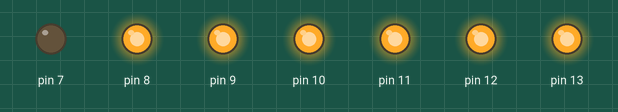
A sketch run on a simulated Arduino Uno, built with avr-gcc and run on an emulated ATmega328P. Parts: output pins drawn as LEDs (lit = HIGH).

Above: at 0.1 s.
At 3.1 s:
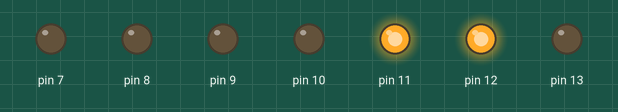
At 9.1 s:
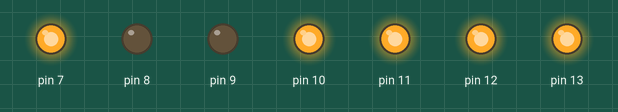
At 18.1 s:
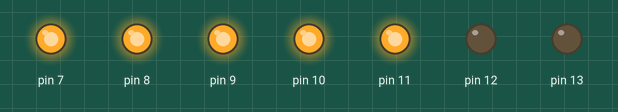
At 27.1 s:
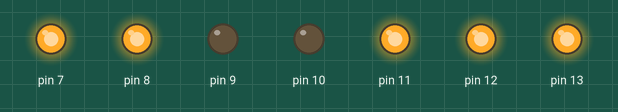
At 36.1 s:
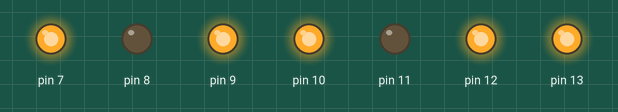
Timing chart, 0 to 40.0 s (numbered marks = the images above):
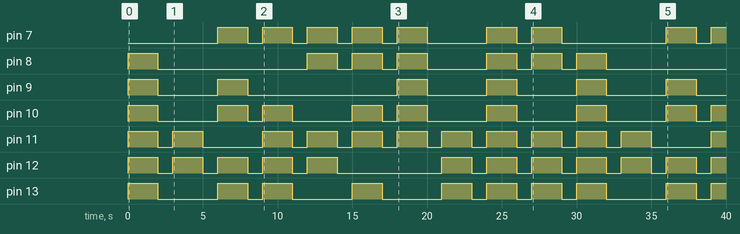

The sketch:

Conteo.ino
```cpp
int a =13;
int b =12;
int c =11;
int d =10;
int e =9;
int f =8;
int g =7;

void setup()
{
  pinMode(13, OUTPUT);
  pinMode(12, OUTPUT);
  pinMode(11, OUTPUT);
  pinMode(10, OUTPUT);
  pinMode(9, OUTPUT);
  pinMode(8, OUTPUT);
  pinMode(7, OUTPUT);
}

void loop()

{
  // 0
  digitalWrite(13, HIGH);
  digitalWrite(12, HIGH);
  digitalWrite(11, HIGH);
  digitalWrite(10, HIGH);
  digitalWrite(9, HIGH);
  digitalWrite(8, HIGH);
  delay(2000);
  digitalWrite(13, LOW);
  digitalWrite(12, LOW);
  digitalWrite(11, LOW);
  digitalWrite(10, LOW);
  digitalWrite(9, LOW);
  digitalWrite(8, LOW);
  delay(1000);

//1
  digitalWrite(12, HIGH);
  digitalWrite(11, HIGH);
  delay(2000);
  digitalWrite(12, LOW);
  digitalWrite(11, LOW);
  delay(1000);

//2
  digitalWrite(13, HIGH);
  digitalWrite(12, HIGH);
  digitalWrite(10, HIGH);
  digitalWrite(9, HIGH);
  digitalWrite(7, HIGH);
  delay(2000);
  digitalWrite(13, LOW);
  digitalWrite(12, LOW);
  digitalWrite(10, LOW);
  digitalWrite(9, LOW);
  digitalWrite(7, LOW);
  delay(1000);

 //3
  digitalWrite(13, HIGH);
  digitalWrite(12, HIGH);
  digitalWrite(11, HIGH);
  digitalWrite(10, HIGH);
  digitalWrite(7, HIGH);
  delay(2000);
  digitalWrite(13, LOW);
  digitalWrite(12, LOW);
  digitalWrite(11, LOW);
  digitalWrite(10, LOW);
  digitalWrite(7, LOW);
  delay(1000);

  //4
  digitalWrite(12, HIGH);
  digitalWrite(11, HIGH);
  digitalWrite(8, HIGH);
  digitalWrite(7, HIGH);
  delay(2000);
  digitalWrite(12, LOW);
  digitalWrite(11, LOW);
  digitalWrite(8, LOW);
  digitalWrite(7, LOW);
  delay(1000);

  //5
  digitalWrite(13, HIGH);
  digitalWrite(11, HIGH);
  digitalWrite(10, HIGH);
  digitalWrite(8, HIGH);
  digitalWrite(7, HIGH);
  delay(2000);
  digitalWrite(13, LOW);
  digitalWrite(11, LOW);
  digitalWrite(10, LOW);
  digitalWrite(8, LOW);
  digitalWrite(7, LOW);
  delay(1000);

  //6
  digitalWrite(11, HIGH);
  digitalWrite(10, HIGH);
  digitalWrite(9, HIGH);
  digitalWrite(8, HIGH);
  digitalWrite(7, HIGH);
  delay(2000);
  digitalWrite(11, LOW);
  digitalWrite(10, LOW);
  digitalWrite(9, LOW);
  digitalWrite(8, LOW);
  digitalWrite(7, LOW);
  delay(1000);

  //7
  digitalWrite(13, HIGH);
  digitalWrite(12, HIGH);
  digitalWrite(11, HIGH);
  delay(2000);
  digitalWrite(13, LOW);
  digitalWrite(12, LOW);
  digitalWrite(11, LOW);
  delay(1000);

  //8
  digitalWrite(13, HIGH);
  digitalWrite(12, HIGH);
  digitalWrite(11, HIGH);
  digitalWrite(10, HIGH);
  digitalWrite(9, HIGH);
  digitalWrite(8, HIGH);
  digitalWrite(7, HIGH);
  delay(2000);
  digitalWrite(13, LOW);
  digitalWrite(12, LOW);
  digitalWrite(11, LOW);
  digitalWrite(10, LOW);
  digitalWrite(9, LOW);
  digitalWrite(8, LOW);
  digitalWrite(7, LOW);
  delay(1000);

  //9
  digitalWrite(13, HIGH);
  digitalWrite(12, HIGH);
  digitalWrite(11, HIGH);
  digitalWrite(8, HIGH);
  digitalWrite(7, HIGH);
  delay(2000);
  digitalWrite(13, LOW);
  digitalWrite(12, LOW);
  digitalWrite(11, LOW);
  digitalWrite(8, LOW);
  digitalWrite(7, LOW);
  delay(1000);
}
```

Measured:
- by itself, pin 7: LOW → HIGH at 6.0 s, → LOW 2.0 s later, → HIGH 1.0 s later, → LOW 2.0 s later, … (17 changes in this stretch)
- by itself, pin 8: LOW → HIGH at 0.00 s, → LOW 2.0 s later, → HIGH 10.0 s later, → LOW 2.0 s later, … (14 changes in this stretch)
- by itself, pin 9: goes HIGH 2.0 s, LOW 4.0 s, HIGH 2.0 s, LOW 10.0 s, 3 × (HIGH 2.0 s, LOW 4.0 s), HIGH 2.0 s, then LOW
- by itself, pin 10: LOW → HIGH at 0.00 s, → LOW 2.0 s later, → HIGH 4.0 s later, → LOW 2.0 s later, … (17 changes in this stretch)
- by itself, pin 11: LOW → HIGH at 0.00 s, → LOW 2.0 s later, → HIGH 1.0 s later, → LOW 2.0 s later, … (23 changes in this stretch)
- by itself, pin 12: goes 4 × (HIGH 2.0 s, LOW 1.0 s), HIGH 2.0 s, LOW 7.0 s, 6 × (HIGH 2.0 s, LOW 1.0 s), then HIGH
- by itself, pin 13: LOW → HIGH at 0.00 s, → LOW 2.0 s later, → HIGH 4.0 s later, → LOW 2.0 s later, … (19 changes in this stretch)
